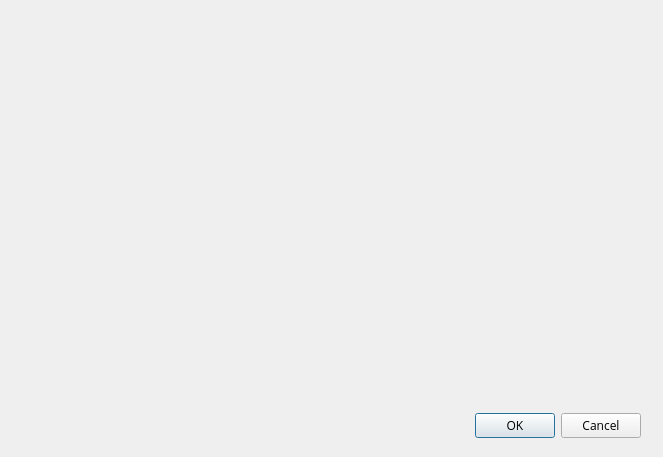
<?xml version="1.0" encoding="UTF-8"?>
<ui version="4.0">
 <class>ReNumberDialogBase</class>
 <widget class="QDialog" name="ReNumberDialogBase">
  <property name="geometry">
   <rect>
    <x>0</x>
    <y>0</y>
    <width>663</width>
    <height>457</height>
   </rect>
  </property>
  <property name="font">
   <font>
    <family>Open Sans</family>
   </font>
  </property>
  <property name="windowTitle">
   <string>ReNumber - Generate auto-incremented identifiers</string>
  </property>
  <widget class="QDialogButtonBox" name="button_box">
   <property name="geometry">
    <rect>
     <x>300</x>
     <y>410</y>
     <width>341</width>
     <height>32</height>
    </rect>
   </property>
   <property name="orientation">
    <enum>Qt::Horizontal</enum>
   </property>
   <property name="standardButtons">
    <set>QDialogButtonBox::Cancel|QDialogButtonBox::Ok</set>
   </property>
  </widget>
 </widget>
 <resources/>
 <connections>
  <connection>
   <sender>button_box</sender>
   <signal>accepted()</signal>
   <receiver>ReNumberDialogBase</receiver>
   <slot>accept()</slot>
   <hints>
    <hint type="sourcelabel">
     <x>20</x>
     <y>20</y>
    </hint>
    <hint type="destinationlabel">
     <x>20</x>
     <y>20</y>
    </hint>
   </hints>
  </connection>
  <connection>
   <sender>button_box</sender>
   <signal>rejected()</signal>
   <receiver>ReNumberDialogBase</receiver>
   <slot>reject()</slot>
   <hints>
    <hint type="sourcelabel">
     <x>20</x>
     <y>20</y>
    </hint>
    <hint type="destinationlabel">
     <x>20</x>
     <y>20</y>
    </hint>
   </hints>
  </connection>
 </connections>
</ui>
